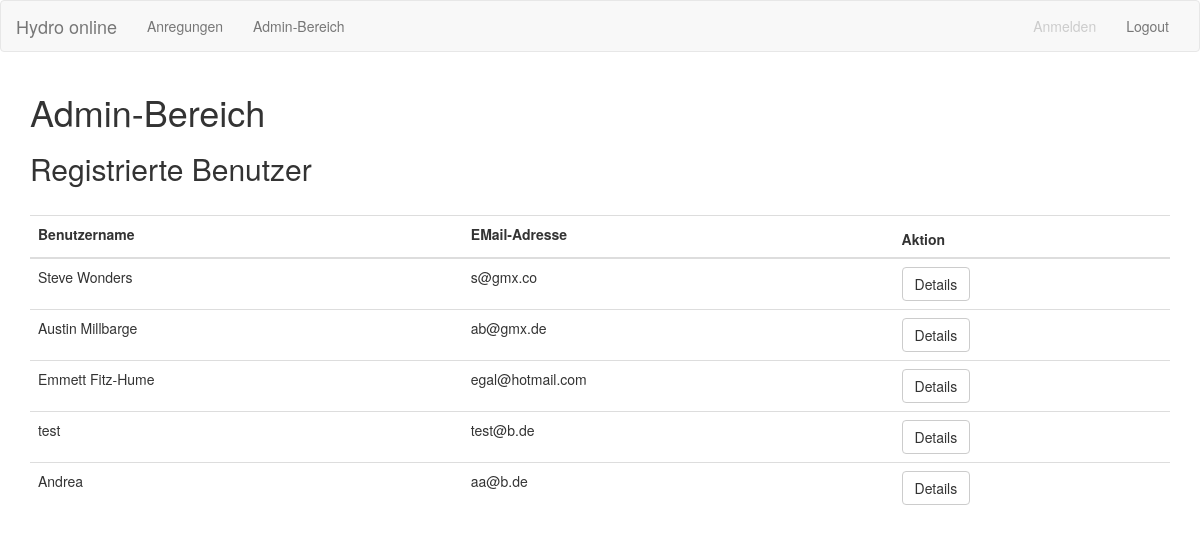
The app's page /admin (signed in) with its own data.
### backend/config.py (models this page shows, shortened)
class User(UserMixin, db.Model):
    id = db.Column(db.Integer, primary_key=True)
    username = db.Column(db.String(64), index=True, unique=True)
    email = db.Column(db.String(120), index=True, unique=True)
    password_hash = db.Column(db.String(128))
    roles = db.relationship('Role', secondary='user_role', back_populates='users')
    pflanzen = db.relationship('Pflanze', backref='publisher', lazy='dynamic')
    @hybrid_property
    def is_admin(self):
        return self.has_role('admin')
    def has_role(self, role):
        return bool(
            Role.query
            .join(Role.users)
            .filter(User.id == self.id)
            .filter(Role.name == role)
            .count() == 1
        )

### backend/index.py (the view)
@app.route('/admin')
def administer():
    users = User.query.all()
    form = forms.UserForm()
    return render_template('administer.html', form=form, users=users)

### backend/config.py (called while the page is built)
@login.user_loader
def load_user(id):
    return User.query.get(int(id))

### templates/administer.html (shortened to what this page needs)
{% extends "base.html" %}
{% block my_content %}
    <div class="container">
        <h1>Admin-Bereich</h1>
        <h2>Registrierte Benutzer</h2>
        <br>
        <table id="data" class="table">
            <form method="POST" action="">
            <thead>
              <tr>
                <th>
                  {{form.username.label}}
                </th>
                <th>
                  {{form.email.label}}
                </th>
                <th>
                  Aktion
                </th>
              </tr>
            </thead>
            <tbody>
            {% for user in users %}
                <tr>
                  <td>
                    {{user.username}}
                  </td>
                  <td>
                    {{user.email}}
                  </td>
                  <td>
                    <a class="btn btn-default" href="{{url_for('user_details',id=user.id)}}" role="button">Details</a>
                  </td>
                </tr>
             {% endfor %}
          </tbody>
        </table>
    </div>
{% endblock %}

### records on screen
User: username "Steve Wonders", email "s@gmx.co"
User: username "Austin Millbarge", email "ab@gmx.de"
User: username "Emmett Fitz-Hume", email "egal@hotmail.com"
User: username "test", email "test@b.de"
User: username "Andrea", email "aa@b.de"
